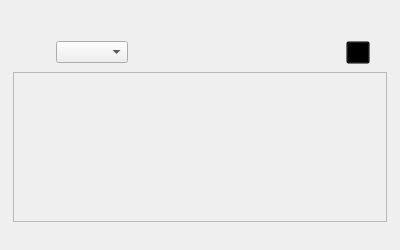
<?xml version="1.0" encoding="UTF-8"?>
<ui version="4.0">
 <class>BaseChartWidget</class>
 <widget class="QWidget" name="BaseChartWidget">
  <property name="geometry">
   <rect>
    <x>0</x>
    <y>0</y>
    <width>400</width>
    <height>250</height>
   </rect>
  </property>
  <property name="minimumSize">
   <size>
    <width>0</width>
    <height>200</height>
   </size>
  </property>
  <property name="windowTitle">
   <string>Form</string>
  </property>
  <widget class="QWidget" name="layoutWidget">
   <property name="geometry">
    <rect>
     <x>13</x>
     <y>39</y>
     <width>374</width>
     <height>191</height>
    </rect>
   </property>
   <layout class="QVBoxLayout" name="mainLayout">
    <item>
     <layout class="QHBoxLayout" name="horizontalLayout">
      <property name="topMargin">
       <number>2</number>
      </property>
      <property name="bottomMargin">
       <number>2</number>
      </property>
      <item>
       <spacer name="horizontalSpacer">
        <property name="orientation">
         <enum>Qt::Horizontal</enum>
        </property>
        <property name="sizeType">
         <enum>QSizePolicy::Fixed</enum>
        </property>
        <property name="sizeHint" stdset="0">
         <size>
          <width>17</width>
          <height>20</height>
         </size>
        </property>
       </spacer>
      </item>
      <item>
       <widget class="QLabel" name="titleLabel">
        <property name="text">
         <string/>
        </property>
       </widget>
      </item>
      <item>
       <spacer name="horizontalSpacer_3">
        <property name="orientation">
         <enum>Qt::Horizontal</enum>
        </property>
        <property name="sizeType">
         <enum>QSizePolicy::Fixed</enum>
        </property>
        <property name="sizeHint" stdset="0">
         <size>
          <width>13</width>
          <height>20</height>
         </size>
        </property>
       </spacer>
      </item>
      <item>
       <widget class="QComboBox" name="themeComboBox"/>
      </item>
      <item>
       <spacer name="horizontalSpacer_2">
        <property name="orientation">
         <enum>Qt::Horizontal</enum>
        </property>
        <property name="sizeHint" stdset="0">
         <size>
          <width>168</width>
          <height>20</height>
         </size>
        </property>
       </spacer>
      </item>
      <item>
       <widget class="QToolButton" name="tbMaximize">
        <property name="toolTip">
         <string>&lt;html&gt;&lt;head/&gt;&lt;body&gt;&lt;p&gt;Maximize&lt;/p&gt;&lt;/body&gt;&lt;/html&gt;</string>
        </property>
        <property name="styleSheet">
         <string notr="true">QToolButton{background-color : transparent;}</string>
        </property>
        <property name="text">
         <string/>
        </property>
        <property name="icon">
         <iconset resource="../resources.qrc">
          <normaloff>:/Resources/maximize.png</normaloff>:/Resources/maximize.png</iconset>
        </property>
       </widget>
      </item>
      <item>
       <spacer name="horizontalSpacer_4">
        <property name="orientation">
         <enum>Qt::Horizontal</enum>
        </property>
        <property name="sizeType">
         <enum>QSizePolicy::Fixed</enum>
        </property>
        <property name="sizeHint" stdset="0">
         <size>
          <width>17</width>
          <height>20</height>
         </size>
        </property>
       </spacer>
      </item>
     </layout>
    </item>
    <item>
     <widget class="QScrollArea" name="scrollArea">
      <property name="widgetResizable">
       <bool>true</bool>
      </property>
      <widget class="QWidget" name="scrollAreaWidgetContents">
       <property name="geometry">
        <rect>
         <x>0</x>
         <y>0</y>
         <width>370</width>
         <height>144</height>
        </rect>
       </property>
      </widget>
     </widget>
    </item>
    <item>
     <layout class="QVBoxLayout" name="verticalLayout">
      <property name="leftMargin">
       <number>1</number>
      </property>
      <property name="topMargin">
       <number>1</number>
      </property>
      <property name="rightMargin">
       <number>1</number>
      </property>
      <property name="bottomMargin">
       <number>1</number>
      </property>
      <item>
       <widget class="QtCharts::QChartView" name="chartView">
        <property name="frameShape">
         <enum>QFrame::StyledPanel</enum>
        </property>
        <property name="frameShadow">
         <enum>QFrame::Raised</enum>
        </property>
       </widget>
      </item>
     </layout>
    </item>
   </layout>
  </widget>
 </widget>
 <customwidgets>
  <customwidget>
   <class>QtCharts::QChartView</class>
   <extends>QFrame</extends>
   <header location="global">QtCharts/QChartView</header>
   <container>1</container>
  </customwidget>
 </customwidgets>
 <resources>
  <include location="../resources.qrc"/>
 </resources>
 <connections/>
</ui>
